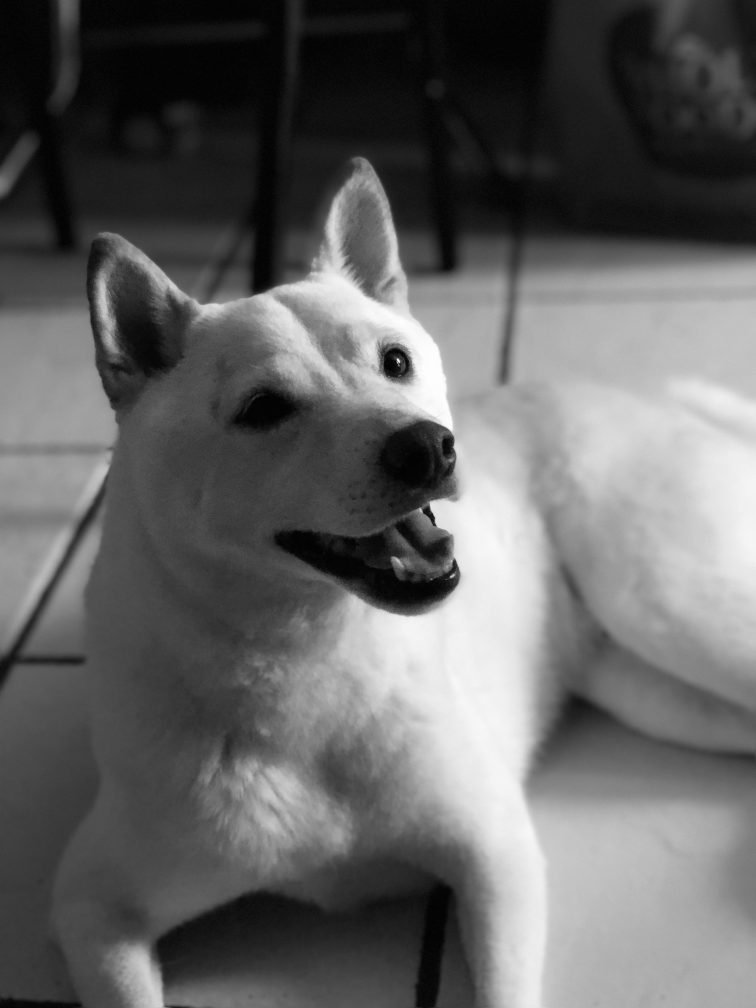
#> input picture Images/dog.jpg, 3024 x 4032 px (shown at 1/4 size)
$ python '5-Gamma Correction.py'
#> lines starting #> are read from the running program, lines starting #| are printed output that depends on the picture
import cv2
import numpy as np

def gamma_correction(img, gamma=1.0):
    gamma_corrected_img = np.power(img / 255.0, gamma) * 255.0
    return gamma_corrected_img.astype(np.uint8)

img = cv2.imread('Images/dog.jpg', cv2.IMREAD_GRAYSCALE)
#> img is the input picture: shape (4032, 3024); min 0, max 255, mean 99.8
gamma_corrected_img = gamma_correction(img, gamma=1.5)
#> in gamma_correction, `gamma_corrected_img = np.power(img / 255.0, gamma) * 255.0`:
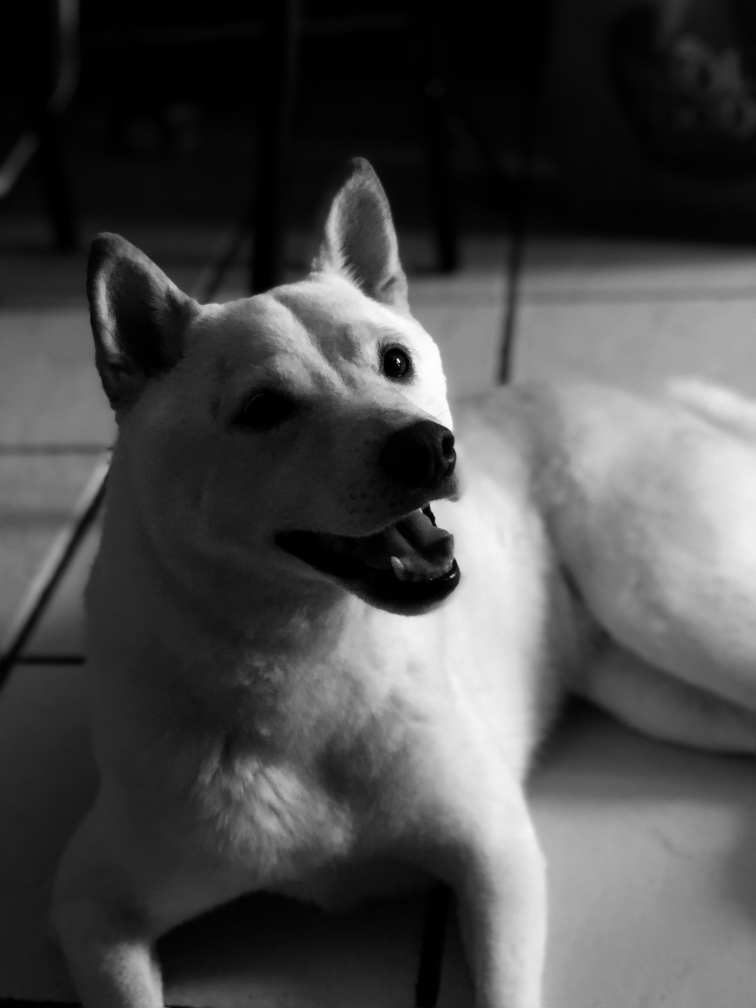
#> gamma_corrected_img: shape (4032, 3024) float64 (shown at 1/4 size); min 0, max 255, mean 74.6

cv2.namedWindow('Gamma Correction', cv2.WINDOW_NORMAL)
cv2.resizeWindow('Gamma Correction', 400, 300)

cv2.imshow('Gamma Correction', gamma_corrected_img)
cv2.waitKey(0)
